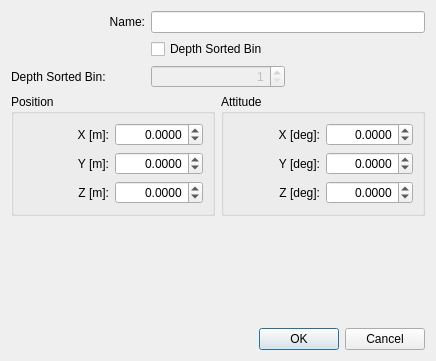
<?xml version="1.0" encoding="UTF-8"?>
<ui version="4.0">
 <class>DialogEditFLOLS</class>
 <widget class="QDialog" name="DialogEditFLOLS">
  <property name="geometry">
   <rect>
    <x>0</x>
    <y>0</y>
    <width>436</width>
    <height>361</height>
   </rect>
  </property>
  <property name="windowTitle">
   <string>PAT Edit</string>
  </property>
  <property name="modal">
   <bool>true</bool>
  </property>
  <layout class="QGridLayout" name="gridLayout_2">
   <item row="0" column="0">
    <widget class="QLabel" name="label">
     <property name="text">
      <string>Name:</string>
     </property>
     <property name="alignment">
      <set>Qt::AlignRight|Qt::AlignTrailing|Qt::AlignVCenter</set>
     </property>
     <property name="buddy">
      <cstring>lineEditName</cstring>
     </property>
    </widget>
   </item>
   <item row="3" column="0" colspan="3">
    <layout class="QGridLayout" name="gridLayout">
     <item row="0" column="0">
      <widget class="QGroupBox" name="groupBox">
       <property name="minimumSize">
        <size>
         <width>0</width>
         <height>0</height>
        </size>
       </property>
       <property name="title">
        <string>Position</string>
       </property>
       <layout class="QGridLayout" name="gridLayout_3">
        <item row="0" column="0">
         <widget class="QLabel" name="label_2">
          <property name="text">
           <string>X [m]:</string>
          </property>
          <property name="alignment">
           <set>Qt::AlignRight|Qt::AlignTrailing|Qt::AlignVCenter</set>
          </property>
          <property name="buddy">
           <cstring>spinBoxPositionX</cstring>
          </property>
         </widget>
        </item>
        <item row="0" column="1">
         <widget class="QDoubleSpinBox" name="spinBoxPositionX">
          <property name="alignment">
           <set>Qt::AlignRight|Qt::AlignTrailing|Qt::AlignVCenter</set>
          </property>
          <property name="decimals">
           <number>4</number>
          </property>
          <property name="minimum">
           <double>-9999.998999999999796</double>
          </property>
          <property name="maximum">
           <double>9999.998999999999796</double>
          </property>
         </widget>
        </item>
        <item row="1" column="0">
         <widget class="QLabel" name="label_3">
          <property name="text">
           <string>Y [m]:</string>
          </property>
          <property name="alignment">
           <set>Qt::AlignRight|Qt::AlignTrailing|Qt::AlignVCenter</set>
          </property>
          <property name="buddy">
           <cstring>spinBoxPositionY</cstring>
          </property>
         </widget>
        </item>
        <item row="1" column="1">
         <widget class="QDoubleSpinBox" name="spinBoxPositionY">
          <property name="alignment">
           <set>Qt::AlignRight|Qt::AlignTrailing|Qt::AlignVCenter</set>
          </property>
          <property name="decimals">
           <number>4</number>
          </property>
          <property name="minimum">
           <double>-9999.998999999999796</double>
          </property>
          <property name="maximum">
           <double>9999.998999999999796</double>
          </property>
         </widget>
        </item>
        <item row="2" column="0">
         <widget class="QLabel" name="label_4">
          <property name="text">
           <string>Z [m]:</string>
          </property>
          <property name="alignment">
           <set>Qt::AlignRight|Qt::AlignTrailing|Qt::AlignVCenter</set>
          </property>
          <property name="buddy">
           <cstring>spinBoxPositionZ</cstring>
          </property>
         </widget>
        </item>
        <item row="2" column="1">
         <widget class="QDoubleSpinBox" name="spinBoxPositionZ">
          <property name="alignment">
           <set>Qt::AlignRight|Qt::AlignTrailing|Qt::AlignVCenter</set>
          </property>
          <property name="decimals">
           <number>4</number>
          </property>
          <property name="minimum">
           <double>-9999.998999999999796</double>
          </property>
          <property name="maximum">
           <double>9999.998999999999796</double>
          </property>
         </widget>
        </item>
       </layout>
      </widget>
     </item>
     <item row="0" column="1">
      <widget class="QGroupBox" name="groupBox_2">
       <property name="minimumSize">
        <size>
         <width>0</width>
         <height>0</height>
        </size>
       </property>
       <property name="title">
        <string>Attitude</string>
       </property>
       <layout class="QGridLayout" name="gridLayout_4">
        <item row="0" column="0">
         <widget class="QLabel" name="label_6">
          <property name="text">
           <string>X [deg]:</string>
          </property>
          <property name="alignment">
           <set>Qt::AlignRight|Qt::AlignTrailing|Qt::AlignVCenter</set>
          </property>
          <property name="buddy">
           <cstring>spinBoxAttitudeX</cstring>
          </property>
         </widget>
        </item>
        <item row="0" column="1">
         <widget class="QDoubleSpinBox" name="spinBoxAttitudeX">
          <property name="alignment">
           <set>Qt::AlignRight|Qt::AlignTrailing|Qt::AlignVCenter</set>
          </property>
          <property name="decimals">
           <number>4</number>
          </property>
          <property name="minimum">
           <double>-180.000000000000000</double>
          </property>
          <property name="maximum">
           <double>180.000000000000000</double>
          </property>
         </widget>
        </item>
        <item row="1" column="0">
         <widget class="QLabel" name="label_7">
          <property name="text">
           <string>Y [deg]:</string>
          </property>
          <property name="alignment">
           <set>Qt::AlignRight|Qt::AlignTrailing|Qt::AlignVCenter</set>
          </property>
          <property name="buddy">
           <cstring>spinBoxAttitudeY</cstring>
          </property>
         </widget>
        </item>
        <item row="1" column="1">
         <widget class="QDoubleSpinBox" name="spinBoxAttitudeY">
          <property name="alignment">
           <set>Qt::AlignRight|Qt::AlignTrailing|Qt::AlignVCenter</set>
          </property>
          <property name="decimals">
           <number>4</number>
          </property>
          <property name="minimum">
           <double>-90.000000000000000</double>
          </property>
          <property name="maximum">
           <double>90.000000000000000</double>
          </property>
         </widget>
        </item>
        <item row="2" column="0">
         <widget class="QLabel" name="label_5">
          <property name="text">
           <string>Z [deg]:</string>
          </property>
          <property name="alignment">
           <set>Qt::AlignRight|Qt::AlignTrailing|Qt::AlignVCenter</set>
          </property>
          <property name="buddy">
           <cstring>spinBoxAttitudeZ</cstring>
          </property>
         </widget>
        </item>
        <item row="2" column="1">
         <widget class="QDoubleSpinBox" name="spinBoxAttitudeZ">
          <property name="alignment">
           <set>Qt::AlignRight|Qt::AlignTrailing|Qt::AlignVCenter</set>
          </property>
          <property name="decimals">
           <number>4</number>
          </property>
          <property name="minimum">
           <double>-360.000000000000000</double>
          </property>
          <property name="maximum">
           <double>360.000000000000000</double>
          </property>
         </widget>
        </item>
       </layout>
      </widget>
     </item>
    </layout>
   </item>
   <item row="1" column="1">
    <widget class="QCheckBox" name="checkBoxDepthSortedBin">
     <property name="text">
      <string>Depth Sorted Bin</string>
     </property>
    </widget>
   </item>
   <item row="2" column="1">
    <widget class="QSpinBox" name="spinBoxDepthSortedBin">
     <property name="enabled">
      <bool>false</bool>
     </property>
     <property name="alignment">
      <set>Qt::AlignRight|Qt::AlignTrailing|Qt::AlignVCenter</set>
     </property>
     <property name="minimum">
      <number>1</number>
     </property>
     <property name="maximum">
      <number>9</number>
     </property>
     <property name="value">
      <number>1</number>
     </property>
    </widget>
   </item>
   <item row="5" column="0" colspan="3">
    <widget class="QDialogButtonBox" name="buttonBox">
     <property name="orientation">
      <enum>Qt::Horizontal</enum>
     </property>
     <property name="standardButtons">
      <set>QDialogButtonBox::Cancel|QDialogButtonBox::Ok</set>
     </property>
    </widget>
   </item>
   <item row="0" column="1" colspan="2">
    <widget class="QLineEdit" name="lineEditName"/>
   </item>
   <item row="4" column="0" colspan="3">
    <spacer name="verticalSpacer">
     <property name="orientation">
      <enum>Qt::Vertical</enum>
     </property>
     <property name="sizeHint" stdset="0">
      <size>
       <width>379</width>
       <height>205</height>
      </size>
     </property>
    </spacer>
   </item>
   <item row="2" column="0">
    <widget class="QLabel" name="label_9">
     <property name="text">
      <string>Depth Sorted Bin:</string>
     </property>
    </widget>
   </item>
  </layout>
 </widget>
 <tabstops>
  <tabstop>lineEditName</tabstop>
  <tabstop>spinBoxPositionX</tabstop>
  <tabstop>spinBoxPositionY</tabstop>
  <tabstop>spinBoxPositionZ</tabstop>
  <tabstop>spinBoxAttitudeX</tabstop>
  <tabstop>spinBoxAttitudeY</tabstop>
  <tabstop>spinBoxAttitudeZ</tabstop>
  <tabstop>buttonBox</tabstop>
 </tabstops>
 <resources/>
 <connections>
  <connection>
   <sender>buttonBox</sender>
   <signal>accepted()</signal>
   <receiver>DialogEditFLOLS</receiver>
   <slot>accept()</slot>
   <hints>
    <hint type="sourcelabel">
     <x>248</x>
     <y>254</y>
    </hint>
    <hint type="destinationlabel">
     <x>157</x>
     <y>274</y>
    </hint>
   </hints>
  </connection>
  <connection>
   <sender>buttonBox</sender>
   <signal>rejected()</signal>
   <receiver>DialogEditFLOLS</receiver>
   <slot>reject()</slot>
   <hints>
    <hint type="sourcelabel">
     <x>316</x>
     <y>260</y>
    </hint>
    <hint type="destinationlabel">
     <x>286</x>
     <y>274</y>
    </hint>
   </hints>
  </connection>
 </connections>
</ui>
